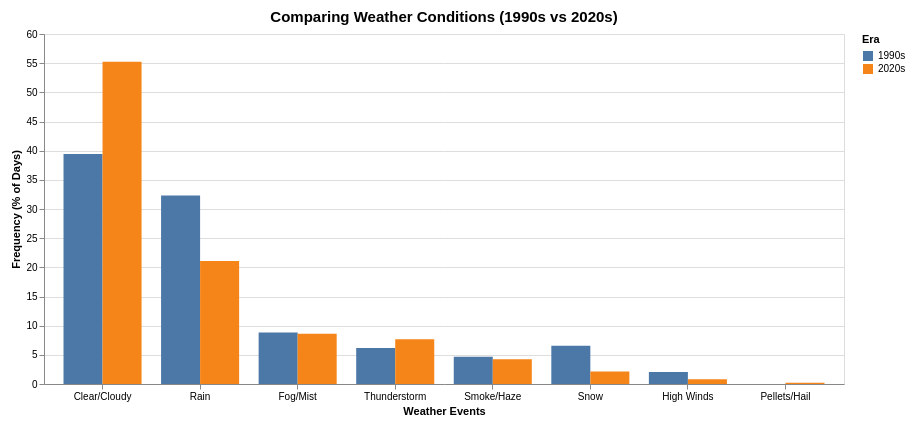

Here is the notebook cell this chart was saved with:
### Markdown cell above
Visualise the weather conditions by comparing 1990s and 2020s era

### Code cell
alt.Chart(weather_summary).mark_bar().encode(
    x=alt.X('weather_event:N', 
            title='Weather Events', 
            sort=alt.EncodingSortField(field='percentage', op='sum', order='descending'), 
            axis=alt.Axis(labelAngle=0)),       
    y=alt.Y('percentage:Q', title='Frequency (% of Days)'),         
    color=alt.Color('era:N', title='Era'), 
    xOffset='era:N', 
    tooltip=[
        alt.Tooltip('weather_event:N', title='Weather Event'),
        alt.Tooltip('era:N', title='Era'),
        alt.Tooltip('percentage:Q', format='.2f', title='Percentage')]  
).properties(
    width=800,
    height=350, 
    padding={'left': 10, 'top': 10, 'right': 10, 'bottom': 10},   
    title={
        "text": "Comparing Weather Conditions (1990s vs 2020s)",      
        "fontSize": 15
    }
).display()

### Figure 1 — Vega-Lite specification as saved in the notebook (floating-point values rounded to 4 significant figures)
{"config": {"view": {"continuousWidth": 300, "continuousHeight": 300}}, "data": {"name": "data-841af5e0a5fff5ca6a4dd998d2ccc073"}, "mark": {"type": "bar"}, "encoding": {"color": {"field": "era", "title": "Era", "type": "nominal"}, "tooltip": [{"field": "weather_event", "title": "Weather Event", "type": "nominal"}, {"field": "era", "title": "Era", "type": "nominal"}, {"field": "percentage", "format": ".2f", "title": "Percentage", "type": "quantitative"}], "x": {"axis": {"labelAngle": 0}, "field": "weather_event", "sort": {"field": "percentage", "op": "sum", "order": "descending"}, "title": "Weather Events", "type": "nominal"}, "xOffset": {"field": "era", "type": "nominal"}, "y": {"field": "percentage", "title": "Frequency (% of Days)", "type": "quantitative"}}, "height": 350, "padding": {"left": 10, "top": 10, "right": 10, "bottom": 10}, "title": {"text": "Comparing Weather Conditions (1990s vs 2020s)", "fontSize": 15}, "width": 800, "$schema": "https://vega.github.io/schema/vega-lite/v6.1.0.json", "datasets": {"data-841af5e0a5fff5ca6a4dd998d2ccc073": [{"era": "1990s", "weather_event": "Clear/Cloudy", "days": 576, "total_days": 1461, "percentage": 39.43}, {"era": "1990s", "weather_event": "Fog/Mist", "days": 129, "total_days": 1461, "percentage": 8.83}, {"era": "1990s", "weather_event": "High Winds", "days": 30, "total_days": 1461, "percentage": 2.053}, {"era": "1990s", "weather_event": "Rain", "days": 472, "total_days": 1461, "percentage": 32.31}, {"era": "1990s", "weather_event": "Smoke/Haze", "days": 68, "total_days": 1461, "percentage": 4.654}, {"era": "1990s", "weather_event": "Snow", "days": 96, "total_days": 1461, "percentage": 6.571}, {"era": "1990s", "weather_event": "Thunderstorm", "days": 90, "total_days": 1461, "percentage": 6.16}, {"era": "2020s", "weather_event": "Clear/Cloudy", "days": 807, "total_days": 1461, "percentage": 55.24}, {"era": "2020s", "weather_event": "Fog/Mist", "days": 126, "total_days": 1461, "percentage": 8.624}, {"era": "2020s", "weather_event": "High Winds", "days": 12, "total_days": 1461, "percentage": 0.8214}, {"era": "2020s", "weather_event": "Pellets/Hail", "days": 3, "total_days": 1461, "percentage": 0.2053}, {"era": "2020s", "weather_event": "Rain", "days": 308, "total_days": 1461, "percentage": 21.08}, {"era": "2020s", "weather_event": "Smoke/Haze", "days": 62, "total_days": 1461, "percentage": 4.244}, {"era": "2020s", "weather_event": "Snow", "days": 31, "total_days": 1461, "percentage": 2.122}, {"era": "2020s", "weather_event": "Thunderstorm", "days": 112, "total_days": 1461, "percentage": 7.666}]}}
